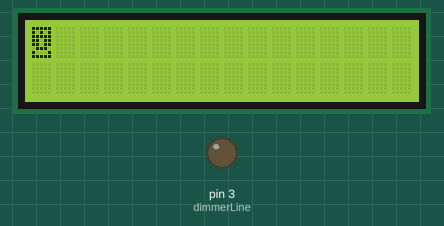
The sketch below on a simulated Arduino Uno, built with avr-gcc and run on an emulated ATmega328P. On the bench: 16×2 character LCD, output pins drawn as LEDs (lit = HIGH). WiFi joins after 1.5 s; servers stay silent unless stated.

Above: at 0.1 s.
At 4.9 s:
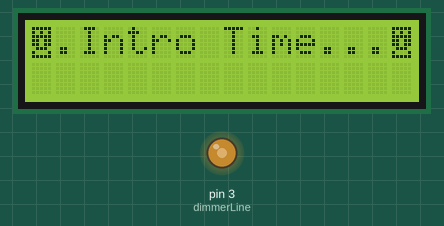
At 18.0 s:
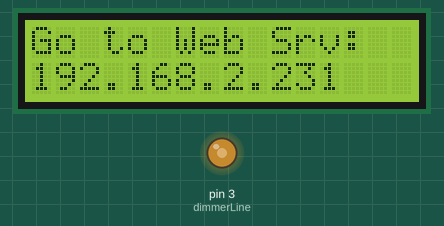
At 22.8 s:
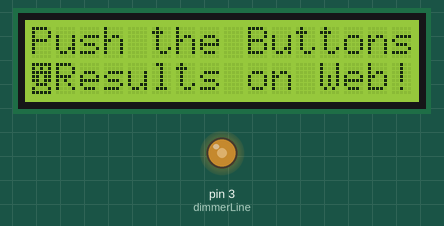
Timing chart, 0 to 24.3 s (numbered marks = the images above):
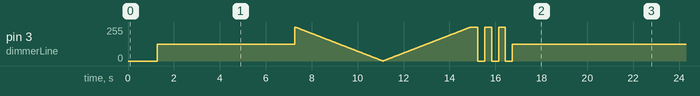

The sketch:

EtherLCDserver.ino
```cpp
//Sample using LiquidCrystal library
#include <LiquidCrystal.h>
#include <SPI.h>
#include <Ethernet.h>
/*******************************************************

This program will test the buttons
available on the Arduino LCD shield

We use a *MODIFIED* 6-button shield with the reset button joined to the ladder, too.
Adapted from the 5-button code:  Mark Bramwell, July 2010
Char programming 2017-03-07
Tested 2017-06-10
The sceleton needs yet to be debugged and polished
********************************************************/


/* Web Server by Mellis Igoe Guadalupi

 A simple web server that shows the value of the analog input pins.
 using an Arduino Wiznet Ethernet shield.

 Circuit:
 * Ethernet shield attached to pins 10, 11, 12, 13
 * Analog inputs attached to pins A0 through A5 (optional) */


/* Ether */

// Enter a MAC address and IP address for your controller below.
// The IP address will be dependent on your local network:
byte mac[] = {
  0xDE, 0xAD, 0xBE, 0xEF, 0x12, 0x23
};
IPAddress ip(192, 168, 2, 231);

EthernetServer server(80); // Initialize the Ethernet server library

/* LCD */
// select the pins used on the LCD panel
LiquidCrystal lcd(8, 9, 2, 5, 6, 7);

// define some values used by the panel and buttons
int adc_key_in = 0;
int dimmerLine = 3;

#define btnSELECT 0
#define btnRIGHT  1
#define btnUP     2
#define btnDOWN   3
#define btnLEFT   4
#define btnMENU   5
#define btnNONE   6

int DelayTime=1200;

// read the buttons
int read_LCD_buttons(int num)
{
 adc_key_in = num;      // read the value from ADC A0 line
 // my buttons when read are centered at these valies: 0, 144, 329, 504, 741
 // we add approx 50 to those values and check to see if we are close
 if (adc_key_in > 1500) return btnNONE; // 1-st (fastest) choice b/c most of time no button pushed
 if (adc_key_in < 30)   return btnSELECT;
 if (adc_key_in < 210)  return btnRIGHT;
 if (adc_key_in < 430)  return btnUP;
 if (adc_key_in < 620)  return btnDOWN;
 if (adc_key_in < 780)  return btnLEFT;
 if (adc_key_in < 950)  return btnMENU;
 return btnNONE;  // when all others fail, return this...
}


void dimmer ()
    // https://www.freetronics.com.au/pages/lcd-keypad-shield-backlight-control
{
  int i;
    for (i = 255; i > 0; i--)
  {
    analogWrite(dimmerLine, i);
    delay(15);
  }
  for (i = 0; i < 256; i++)
  {
    analogWrite(dimmerLine, i);
    delay(15);
  }
}


void setup()
{


  // Some inverse bitmaps to be loaded into char memory of the LCD
  byte smiley[8] = {
  0b11111,
  0b10101,
  0b11111,
  0b11011,
  0b11011,
  0b01110,
  0b10001,
  0b11111
};

  byte antismiley[8] = {
  0b11111,
  0b10101,
  0b11111,
  0b11011,
  0b11111,
  0b10001,
  0b01110,
  0b11111
};


    // load our proprietary avatars into LCD char memory
 lcd.createChar(6, smiley); // a bitmap from the above byte array
 lcd.createChar(7, antismiley); // yet another bitmap
 lcd.begin(16, 2);              // start the library only after avatars preloaded
 lcd.setCursor(0,0);
 lcd.write(6); // Print the Smiley
  delay(DelayTime);
 analogWrite(dimmerLine,127);


  lcd.print(".Intro Time."); // show a little intro movie
  delay(DelayTime);
  lcd.print(".");
    delay(DelayTime);
  lcd.print(".");
  delay(DelayTime);

  lcd.write(6);
  delay(DelayTime);
  delay(DelayTime);

  dimmer(); // Playing with dimming
  analogWrite(dimmerLine,255);
  delay(DelayTime/4);
    analogWrite(dimmerLine,0);
  delay(DelayTime/4);
  analogWrite(dimmerLine,255);
  delay(DelayTime/4);
    analogWrite(dimmerLine,0);
  delay(DelayTime/4);
  analogWrite(dimmerLine,255);
  delay(DelayTime/4);
   analogWrite(dimmerLine,0);
  delay(DelayTime/4);
  analogWrite(dimmerLine,127);
  delay(DelayTime);

  lcd.clear();
  lcd.setCursor(0,0);
  lcd.print("Go Ether!");
  // start the Ethernet connection and the server:
  Ethernet.begin(mac, ip);
  server.begin();
  lcd.setCursor(0,0);
  lcd.print("Go to Web Srv:");
  lcd.setCursor(0,1);
  lcd.print(Ethernet.localIP()); // (max 12+3 chars)
  delay(DelayTime *4);
  lcd.clear();
  lcd.setCursor(0,0);
  lcd.print("Push the Buttons"); // Explain the task
  lcd.setCursor(0,1);
  lcd.write(6); // Print the Smiley
  lcd.print("Results on Web!"); // Explain the task
}

void loop()
{
 int lcd_key     = 0;


  // listen for incoming clients
  EthernetClient client = server.available();
  if (client) {
    // an http request ends with a blank line
    boolean currentLineIsBlank = true;
    while (client.connected()) {
      if (client.available()) {
        char c = client.read();
        // if you've gotten to the end of the line (received a newline
        // character) and the line is blank, the http request has ended,
        // so you can send a reply
        if (c == '\n' && currentLineIsBlank) {
          // send a standard http response header
          client.println("HTTP/1.1 200 OK");
          client.println("Content-Type: text/html");
          client.println("Connection: close");  // the connection will be closed after completion of the response
          client.println("Refresh: 1");  // refresh the page automatically every 5 sec
          client.println();
          client.println("<!DOCTYPE HTML>");
          client.println("<html>");

          for (int analogChannel = 3; analogChannel < 4; analogChannel++) {
            int sensorReading = analogRead(analogChannel);
            int decision = read_LCD_buttons (sensorReading);
            client.print("analog input ");
            client.print(analogChannel);
            client.print(" is at value ");
            client.print(sensorReading);
            client.println("<br />");
            client.print("Decision is: ");
            client.print(decision);
            client.print(", Button ");

 switch (decision)               // find out which button was pushed
 {
   case btnMENU:
     {
     client.print("MENU    ");
     break;
     }
   case btnLEFT:
     {
     client.print("LEFT    ");
     break;
     }
   case btnRIGHT:
     {
     client.print("RIGHT   ");
     break;
     }
   case btnUP:
     {
     client.print("UP      ");
     break;
     }
   case btnDOWN:
     {
     client.print("DOWN    ");
     break;
     }
   case btnSELECT:
     {
     client.print("SELECT  ");
     break;
     }
     case btnNONE:
     {
     client.print(" NONE ");
     break;
     }
 }
            client.print(" has been pushed");
            client.println("<br />");
          }
          client.println("</html>");
          break;
        }
        if (c == '\n') {
          // you're starting a new line
          currentLineIsBlank = true;
        } else if (c != '\r') {
          // you've gotten a character on the current line
          currentLineIsBlank = false;
        }
      }
    }
    // give the web browser time to receive the data
    delay(1);
    // close the connection:
    client.stop();

  }


 }
```

Measured:
- what the display in image 2 shows lasts 4.9 s, from 17.9 s to 22.8 s
